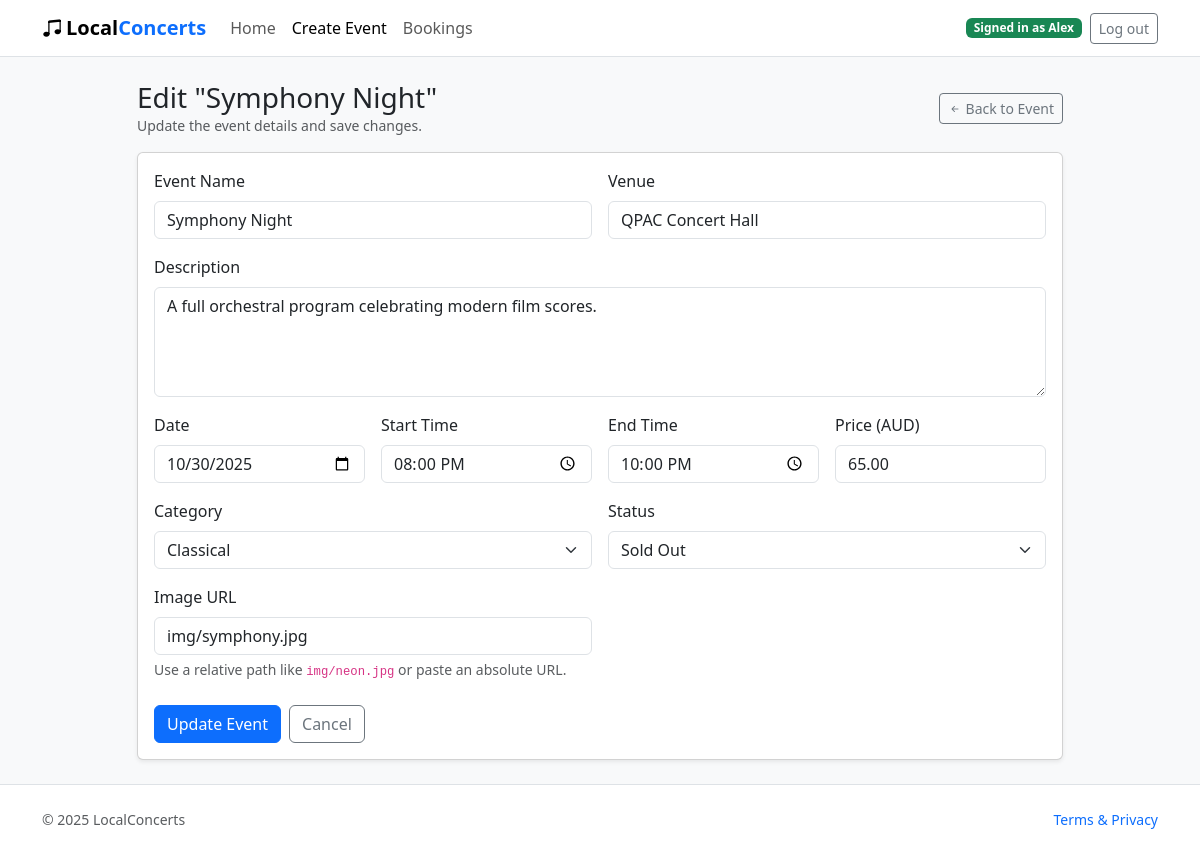
The app's page /events/3/edit (signed in) with its own data.
### website/models.py (models this page shows, shortened)
class User(db.Model, UserMixin):
    id = db.Column(db.Integer, primary_key=True)
    name = db.Column(db.String(80), unique=True, nullable=False)
    email = db.Column(db.String(120), unique=True, nullable=False)
    password_hash = db.Column(db.String(255), nullable=False)
    orders = db.relationship('Order', back_populates='user', cascade='all, delete-orphan')
    comments = db.relationship('Comment', back_populates='user', cascade='all, delete-orphan')

class Event(db.Model):
    id = db.Column(db.Integer, primary_key=True)
    title = db.Column(db.String(150), nullable=False)
    venue = db.Column(db.String(150), nullable=False)
    description = db.Column(db.Text, nullable=False)
    start_time = db.Column(db.DateTime, nullable=False)
    end_time = db.Column(db.DateTime, nullable=False)
    price = db.Column(db.Numeric(10, 2), nullable=False, default=0)
    status = db.Column(db.String(40), nullable=False, default='Open')
    category = db.Column(db.String(60))
    image_url = db.Column(db.String(255))
    comments = db.relationship('Comment', back_populates='event', cascade='all, delete-orphan')
    orders = db.relationship('Order', back_populates='event', cascade='all, delete-orphan')

### website/views.py (the view, shortened to what this page needs)
@main_bp.route('/events/<int:event_id>/edit', methods=['GET', 'POST'])
@login_required
def edit_event(event_id: int):
    event = db.session.get(Event, event_id)
    if event is None:
        abort(404)
    form = EventForm(obj=event)
    form.submit.label.text = 'Update Event'
    if request.method == 'GET':
        if event.start_time:
            form.start_date.data = event.start_time.date()
            form.start_time.data = event.start_time.time()
        if event.end_time:
            form.end_time.data = event.end_time.time()
        elif event.start_time:
            form.end_time.data = event.start_time.time()
    template_context = {
        'form': form,
        'form_action': url_for('main.edit_event', event_id=event.id),
        'page_title': f'Edit {event.title}',
        'page_heading': f'Edit "{event.title}"',
        'page_subheading': 'Update the event details and save changes.',
        'back_url': url_for('main.event', event_id=event.id),
        'back_label': 'Back to Event',
        'active_nav': 'create',
        'is_edit': True,
    }
    return render_template('create.html', **template_context)

### website/templates/create.html (shortened to what this page needs)
<!doctype html>
<html lang="en">
<head>
  <link href="https://cdn.jsdelivr.net/npm/bootstrap@5.3.3/dist/css/bootstrap.min.css" rel="stylesheet"/>
  <link href="https://cdn.jsdelivr.net/npm/bootstrap-icons@1.11.3/font/bootstrap-icons.css" rel="stylesheet"/>
  <link rel="stylesheet" href="{{ url_for('static', filename='style/styles.css') }}"/>
</head>
<body>
  <nav class="navbar navbar-expand-lg bg-white border-bottom">
    <div class="container">
      <a class="navbar-brand fw-bold" href="{{ url_for('main.index') }}"><i class="bi bi-music-note-beamed me-1"></i>Local<span>Concerts</span></a>
      <div class="collapse navbar-collapse" id="navMain">
        <ul class="navbar-nav me-auto">
          <li class="nav-item">
            <a class="nav-link{% if active_nav == 'home' %} active{% endif %}" href="{{ url_for('main.index') }}"
               {% if active_nav == 'home' %}aria-current="page"{% endif %}>Home</a>
          </li>
          <li class="nav-item">
            <a class="nav-link{% if active_nav in ['create', 'edit'] %} active{% endif %}" href="{{ url_for('main.create_event') }}"
               {% if active_nav in ['create', 'edit'] %}aria-current="page"{% endif %}>Create Event</a>
          </li>
          <li class="nav-item"><a class="nav-link" href="{{ url_for('main.bookings') }}">Bookings</a></li>
        </ul>
        <div class="ms-3 d-flex align-items-center gap-2">
          {% if current_user.is_authenticated %}
            <span class="badge text-bg-success">Signed in as {{ current_user.name }}</span>
            <a class="btn btn-outline-secondary btn-sm" href="{{ url_for('auth.logout') }}">Log out</a>
          {% else %}
            <a class="btn btn-primary btn-sm" href="{{ url_for('auth.login') }}">Log in</a>
            <a class="btn btn-outline-secondary btn-sm" href="{{ url_for('auth.login', tab='register') }}">Sign up</a>
          {% endif %}
        </div>
      </div>
    </div>
  </nav>
  <main class="container py-4">
    <div class="row justify-content-center">
      <div class="col-12 col-lg-10">
        <div class="d-flex justify-content-between align-items-center mb-3">
          <div>
            <h3 class="mb-0">{{ page_heading or 'Create a New Event' }}</h3>
            <p class="text-muted mb-0 small">{{ page_subheading or 'Provide the event details below and publish instantly.' }}</p>
          </div>
          <a class="btn btn-outline-secondary btn-sm" href="{{ back_url or url_for('main.index') }}"><i class="bi bi-arrow-left-short"></i> {{ back_label or 'Back to Events' }}</a>
        </div>
        <div class="card shadow-sm">
          <div class="card-body">
            <form method="post" action="{{ form_action or url_for('main.create_event') }}" novalidate>
              <div class="row g-3">
                <div class="col-12 col-md-6">
                  {% set title_classes = 'form-control' + (' is-invalid' if form.title.errors else '') %}
                  {{ form.title.label(class_='form-label') }}
                  {{ form.title(class_=title_classes, placeholder='City Lights Festival') }}
                </div>
                <div class="col-12 col-md-6">
                  {% set venue_classes = 'form-control' + (' is-invalid' if form.venue.errors else '') %}
                  {{ form.venue.label(class_='form-label') }}
                  {{ form.venue(class_=venue_classes, placeholder='Riverstage, Brisbane') }}
                </div>
                <div class="col-12">
                  {% set desc_classes = 'form-control' + (' is-invalid' if form.description.errors else '') %}
                  {{ form.description.label(class_='form-label') }}
                  {{ form.description(class_=desc_classes, rows='4', placeholder='Tell attendees what makes this show special...') }}
                </div>
                <div class="col-6 col-md-3">
                  {% set date_classes = 'form-control' + (' is-invalid' if form.start_date.errors else '') %}
                  {{ form.start_date.label(class_='form-label') }}
                  {{ form.start_date(class_=date_classes) }}
                </div>
                <div class="col-6 col-md-3">
                  {% set start_time_classes = 'form-control' + (' is-invalid' if form.start_time.errors else '') %}
                  {{ form.start_time.label(class_='form-label') }}
                  {{ form.start_time(class_=start_time_classes) }}
                </div>
                <div class="col-6 col-md-3">
                  {% set end_time_classes = 'form-control' + (' is-invalid' if form.end_time.errors else '') %}
                  {{ form.end_time.label(class_='form-label') }}
                  {{ form.end_time(class_=end_time_classes) }}
                </div>
                <div class="col-6 col-md-3">
                  {% set price_classes = 'form-control' + (' is-invalid' if form.price.errors else '') %}
                  {{ form.price.label(class_='form-label') }}
                  {{ form.price(class_=price_classes, step='0.01', min='0', placeholder='39.00') }}
                </div>
                <div class="col-12 col-md-6">
                  {% set category_classes = 'form-select' + (' is-invalid' if form.category.errors else '') %}
                  {{ form.category.label(class_='form-label') }}
                  {{ form.category(class_=category_classes) }}
                </div>
                <div class="col-12 col-md-6">
                  {% set status_classes = 'form-select' + (' is-invalid' if form.status.errors else '') %}
                  {{ form.status.label(class_='form-label') }}
                  {{ form.status(class_=status_classes) }}
                </div>
                <div class="col-12 col-md-6">
                  {% set image_classes = 'form-control' + (' is-invalid' if form.image_url.errors else '') %}
                  {{ form.image_url.label(class_='form-label') }}
                  {{ form.image_url(class_=image_classes, placeholder='img/hero1.jpg') }}
                  <div class="form-text">Use a relative path like <code>img/neon.jpg</code> or paste an absolute URL.</div>
                </div>
              </div>
              <div class="d-flex gap-2 mt-4">
                {{ form.submit(class_='btn btn-primary') }}
                <a class="btn btn-outline-secondary" href="{{ url_for('main.index') }}">Cancel</a>
              </div>
            </form>
          </div>
        </div>
      </div>
    </div>
  </main>
  <footer class="py-4 bg-white border-top">
    <div class="container d-flex justify-content-between align-items-center">
      <span class="text-muted small">&copy; <span>2025</span> LocalConcerts</span>
      <a class="small text-decoration-none" href="#">Terms & Privacy</a>
    </div>
  </footer>
</body>
</html>

### website/static/style/styles.css (style rules this page uses)
:root { --brand-accent: #0d6efd; }
body { background: #f8f9fa; }
.navbar-brand span { color: var(--brand-accent); font-weight: 700; }

### records on screen
User: name "Alex"
Event: title "Symphony Night", venue "QPAC Concert Hall", description "A full orchestral program celebrating modern film scores.", start_time "20:00", end_time "22:00", price "65.00", category "Classical", status "Sold Out", image_url "img/symphony.jpg"

### other values on screen
{{ page_heading or 'Create a New Event' }} "Edit \"Symphony Night\""
{{ back_label or 'Back to Events' }} "Back to Event"
